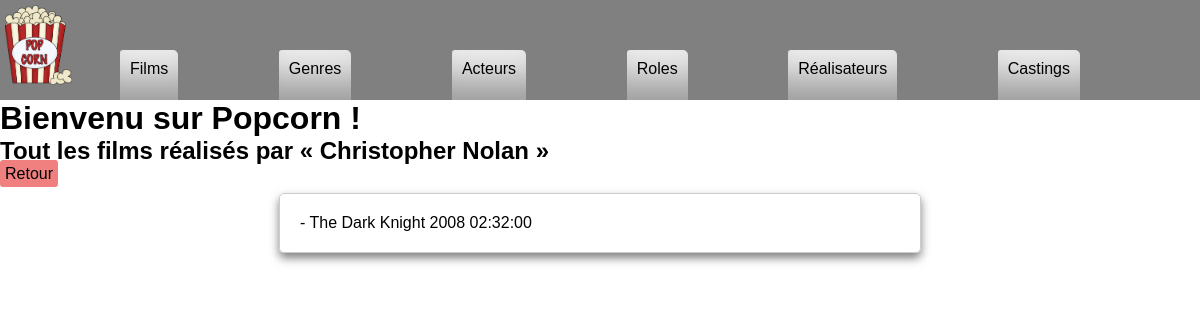
The app's page /index.php?action=detailsDirector&id=1, older data.
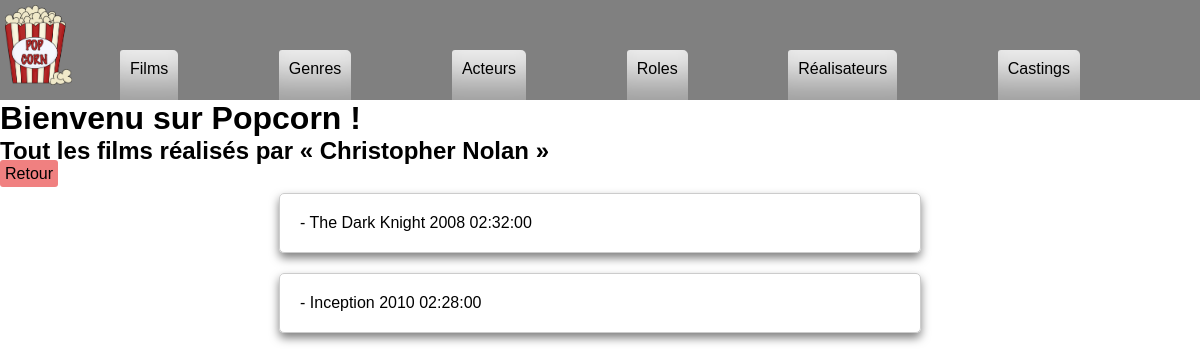
The same page, newer data.
### tables this page shows
CREATE TABLE IF NOT EXISTS `movie` (
  `id_movie` int NOT NULL AUTO_INCREMENT,
  `movie_name` varchar(50) DEFAULT NULL,
  `release_year` year DEFAULT NULL,
  `movie_length` time DEFAULT NULL,
  `synopsis` longtext,
  `url_img` longtext,
  `genre_id` int DEFAULT NULL,
  `director_id` int DEFAULT NULL,
  `note` int DEFAULT NULL,
  PRIMARY KEY (`id_movie`),
  KEY `FK1_movie_genre` (`genre_id`),
  KEY `FK2_movie_director` (`director_id`),
  CONSTRAINT `FK1_movie_genre` FOREIGN KEY (`genre_id`) REFERENCES `genre` (`id_genre`),
  CONSTRAINT `FK2_movie_director` FOREIGN KEY (`director_id`) REFERENCES `director` (`id_director`)
);

CREATE TABLE IF NOT EXISTS `director` (
  `id_director` int NOT NULL AUTO_INCREMENT,
  `firstname` varchar(50) DEFAULT NULL,
  `lastname` varchar(50) DEFAULT NULL,
  `sexe` varchar(10) DEFAULT NULL,
  `birthdate` date DEFAULT NULL,
  PRIMARY KEY (`id_director`)
);

### controller/CinemaController.php (called while the page is built, shortened)
<?php
class CinemaController
{
	public function detailsDirector($id_director)
	{
		$pdo = Connect::connectToDb();
		$request = $pdo->prepare("
			SELECT DISTINCT d.id_director, d.firstname, d.lastname, movie_name, m.id_movie, m.release_year, m.movie_length
			FROM director d
			INNER JOIN movie m ON m.director_id = d.id_director
			INNER JOIN casting c ON c.movie_id = m.id_movie
			WHERE d.id_director = :id_director
		");
		$request->execute(["id_director" => $id_director]);
		require "view/detailsdirector.php";
	}
}

### view/detailsDirector.php (the view, shortened to what this page needs)
<a href="index.php?action=listDirectors" class="button">Retour</a>
	<div class="movie-card-list">
		<?php
			if($request->rowCount()>0){
				foreach($request->fetchAll() as $director){ ?>
					<div class="movie-card-detail-simple-list">
				<span> - <?= $director["movie_name"]." ". $director["release_year"]." ".$director["movie_length"] ?> </span>
				</div>
			<?php }}
			else{ ?>
				<span class="error">Ce réalisateur n'as pas encore réalisé de film (AH).</span>
			<?php
			} ?>
</div>
<?php
$secondary_title = 'Tout les films réalisés par « '.ucfirst($director["firstname"])." ".ucfirst($director["lastname"])." »";
$content = ob_get_clean();
require "view/template.php";

### view/template.php (shortened to what this page needs)
<!DOCTYPE html>
<html lang="en">
<head>
    <link rel="stylesheet" href="style.css">
</head>
<body>
    <header>
        <nav>
            <a href="http://localhost/sebastien_pothee/cinema_project/index.php">
                <img src="public/img/kisspng-popcorn-caramel-corn-free-content-cinema-clip-art-how-to-draw-popcorn-5a848b58bd54c0.6191740315186358647755.png" alt="logo de votre entreprise">
            </a>
            <ul>
                <li><a href="index.php?action=listMovies">Films</a></li>
                <li><a href="index.php?action=listGenres">Genres</a></li>
                <li><a href="index.php?action=listActors">Acteurs</a></li>
                <li><a href="index.php?action=listRoles">Roles</a></li>
                <li><a href="index.php?action=listDirectors">Réalisateurs</a></li>
                <li><a href="index.php?action=listCastings">Castings</a></li>
            </ul>
        </nav>
        <div>
            <main>
                <div>
                    <h1>Bienvenu sur Popcorn !</h1>
                    <h2><?= $secondary_title ?></h2>
                    <?= $content ?>
                </div>
            </main>
        </div>
</body>
</html>

Row changes from the older to the newer data that the page shows:
now on this page (row unchanged): director: secondary_title "Tout les films réalisés par « Christopher Nolan »"
now on this page (row edited): movie: movie_name "Inception", release_year "2010", movie_length "02:28:00"
